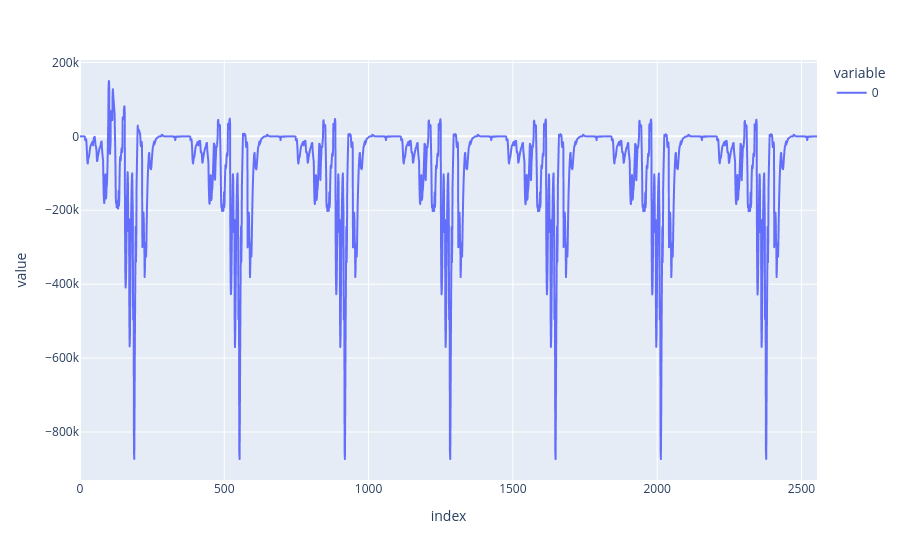

Write notebook code for a chart like this one.
### Code cell
px.line(streamflow_diff)

### Figure 1 — Plotly figure (JSON) as saved in the notebook; plotly's stock layout.template omitted (floating-point values rounded to 4 significant figures; data arrays with more than 128 entries replaced by an {"elided": "..."} marker saying what was removed)
{"data": [{"hovertemplate": "variable=0<br>index=%{x}<br>value=%{y}<extra></extra>", "legendgroup": "0", "line": {"color": "#636efa", "dash": "solid"}, "marker": {"symbol": "circle"}, "mode": "lines", "name": "0", "showlegend": true, "type": "scattergl", "x": {"elided": "2555 int values"}, "xaxis": "x", "y": {"elided": "2555 float values"}, "yaxis": "y"}], "layout": {"legend": {"title": {"text": "variable"}, "tracegroupgap": 0}, "margin": {"t": 60}, "xaxis": {"anchor": "y", "domain": [0, 1], "title": {"text": "index"}}, "yaxis": {"anchor": "x", "domain": [0, 1], "title": {"text": "value"}}}}
